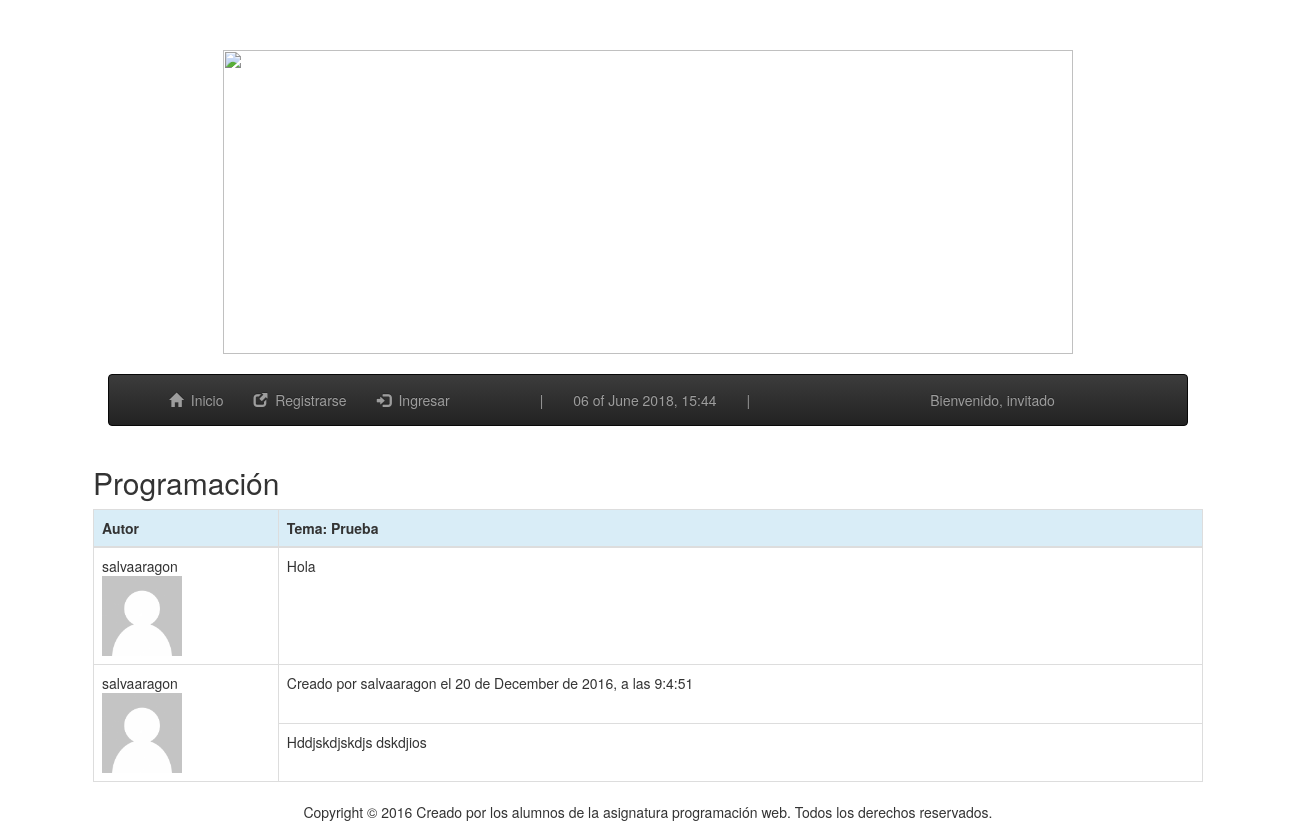
The app's page /index.php/foro/postNoLogueado/9 with its own data.
### tables this page shows
CREATE TABLE `subforo` (
  `Id` int(11) NOT NULL,
  `Id_Seccion` int(11) NOT NULL,
  `Nombre` varchar(32) NOT NULL,
  `Descripcion` varchar(512) NOT NULL
);

CREATE TABLE `post` (
  `Id` int(11) NOT NULL,
  `Id_Subforo` int(11) NOT NULL,
  `Id_Usuario` int(11) NOT NULL,
  `Nombre` varchar(128) NOT NULL,
  `Palabras` varchar(64) NOT NULL,
  `Descripcion` varchar(8192) NOT NULL,
  `fechaCreacion` date DEFAULT NULL
);

CREATE TABLE `usuario` (
  `Id` int(11) NOT NULL,
  `Nick` varchar(16) NOT NULL,
  `Password` varchar(32) NOT NULL,
  `Nombre` varchar(32) DEFAULT NULL,
  `Apellidos` varchar(128) DEFAULT NULL,
  `Correo` varchar(32) NOT NULL,
  `NumeroReportes` int(11) NOT NULL,
  `EstaBaneado` tinyint(1) NOT NULL,
  `EsAdmin` tinyint(1) NOT NULL,
  `imagen` varchar(32) NOT NULL
);

CREATE TABLE `comentario` (
  `Id` int(11) NOT NULL,
  `Id_Post` int(11) NOT NULL,
  `Id_Usuario` int(11) NOT NULL,
  `Titulo` varchar(128) NOT NULL,
  `Descripcion` varchar(512) NOT NULL,
  `Likes` int(11) NOT NULL,
  `Dislikes` int(11) NOT NULL
);

### application/controllers/foro.php (called while the page is built, shortened)
<?php
	class Foro extends CI_Controller
	{
		function postNoLogueado($id = 0)
		{
			$this->load->model("foro_model", "foro");
			if((int)$id <= 0)
			{
				echo "Error, no existe un post con esta id.";
			}
			else
			{
				$this->load->helper('date');
				$this->load->helper('url');
				$this->load->model("foro_model", "foro");
				$vars['usuarios'] = $this->foro->obtenerDatos("usuario");
				$vars['post'] = $this->foro->obtenerDato("post", $id);
				$vars['query'] = $this->foro->obtenerComentarios($id);
				$this->load->view("foro/postnologueado", $vars);
			}
		}
	}
?>

### index.php (called while the page is built, shortened)
<?php
require_once BASEPATH.'core/CodeIgniter.php';

### application/models/foro_model.php (called while the page is built, shortened)
<?php
	class Foro_model extends CI_Model
	{
		function getNombreSubforo($Id = 0)
		{
			$this->db->where("Id", $Id);
			$this->db->select("Nombre");
			$q = $this->db->get("Subforo");
			return $q->result();
		}
		function getNickUsuario($Id_Usuario)
		{
			$this->db->where("Id", $Id_Usuario);
			$q = $this->db->get("Usuario");
			return $q->result();
		}
		function getImagenUsuario($Id_Usuario)
		{
			$this->db->select('Imagen');
			$this->db->where("Id", $Id_Usuario);
			$q = $this->db->get("Usuario");
			return $q->result();
		}
		public function obtenerDato($tabla, $id)
		{
			$this->db->where('Id', $id);
			$query = $this->db->get($tabla);
			if($query->num_rows() > 0) {
				return $query;
			}
			else { return 0; }
		}
		public function obtenerComentarios($id_post) {
			$this->db->where('Id_Post', $id_post);
			$query = $this->db->get('Comentario');
			if($query->num_rows() > 0) {
				return $query;
			}
			else { return 0; }
		}
	}
?>

### application/views/foro/postnologueado.php (the view, shortened to what this page needs)
<!DOCTYPE HTML>
<html>
<head>
	<link rel="stylesheet" type="text/css" href="<?php echo base_url(); ?>estilos/estilo.css" />
<link rel="stylesheet" href="https://maxcdn.bootstrapcdn.com/bootstrap/3.3.7/css/bootstrap.min.css">
<link rel="stylesheet" href="https://maxcdn.bootstrapcdn.com/bootstrap/3.3.7/css/bootstrap-theme.min.css">
</head>
<body>
    <div class="container" >
		<center><img src="<?=base_url()?>imagenes/logoforo" WIDTH = 850 height =304>
	</div>
		<br>
    <nav class="navbar navbar-inverse col-md-10 col-md-offset-1">
      <div class="container">
        <div id="navbar" class="collapse navbar-collapse">
          <ul class="nav navbar-nav">
					<li><a href="<?=base_url()?>">
            	<span class="glyphicon glyphicon-home"></span>&nbsp;
            	Inicio</a></li>
            <li><a href="<?=base_url()?>index.php/foro/registro">
            	<span class="glyphicon glyphicon-new-window"></span>&nbsp;
            	Registrarse</a></li>
            <li><a href="<?=base_url()?>index.php/foro/inicio_sesion">
            	<span class="glyphicon glyphicon-log-in"></span>&nbsp;
            	Ingresar</a></li>
            <li><a></a></li>
        	<li><a></a></li></li><li><a>|</a></li>
            		<li><a><?php date_default_timezone_set("Europe/Madrid");
        					$datestring = '%d of %F %Y, %H:%i';
        					$time = time();
					 		echo mdate($datestring, $time);
					 	?>
					</a></li>
			<li><a>|</a></li>
			<li><a></a></li>
			<li><a></a></li>
			<li><a></a></li>
			<li><a></a></li>
			<li><a></a></li>
			<li><a>Bienvenido, invitado</a></li>
          </ul>
        </div>
      </div>
    </nav>
    <div class="container">
        <p>
<?php
	echo '<div class="col-md-12">';
	echo '<table class="table table-bordered"><thead>';
	$nombre = $this->foro->getNombreSubforo((int)$this->uri->segment(3));
			foreach($nombre as $row)
		echo '<h2>'.$row->Nombre.'</h2>';
	echo '<tr class="info">';
	echo '<th class="col-sm-1">Autor</th>';
	foreach($post->result() as $row)
	echo '<th class="col-sm-11">Tema: '.$row->Nombre.'</th>';
	echo '</tr>';
	echo '</thead>';
	echo '<tbody>';
	echo '<ul>';
	$nick = $this->foro->getNickUsuario($row->Id_Usuario);
	$imagen = $this->foro->getImagenUsuario($row->Id_Usuario);
	foreach($nick as $row1)
		foreach($imagen as $row2)
	echo '<tr><td class="col-sm-2">'.$row1->Nick.'<br><img src="'.base_url().'imagenes/'.$row2->Imagen.'"
		width="80" height="80"></td>';
	echo '<td class="col-sm-2">'.$row->Descripcion.'</td>';
	if($query) {
		if($query->num_rows() > 0)
		{
			foreach($query->result() as $row)
			{
				$usuario = $this->foro->getNickUsuario($row->Id_Usuario);
				foreach($usuario as $row2)
					echo '<tr><td rowspan="2" class="col-sm-2">'.$row2->Nick.'<br><img src="'.base_url().'imagenes/'.$row2->imagen.'"width="80" height="80"></td>';
				echo '<td class="col-sm-1">'.$row->Titulo.'</td></tr>';
				echo '<tr><td class="col-sm-3">'.$row->Descripcion.'</td></tr>';
			}
			echo '</ul>';
		}
	}
	echo '</tbody></table></div>';
	?>
	</p>
    </div>
    <center>Copyright © 2016 Creado por los alumnos de la asignatura programación web. Todos los derechos
    reservados.
    <br>
</body>
</html>

### estilos/estilo.css (style rules this page uses)
body { padding-top: 50px; }

### records on screen
subforo: Nombre "Programación"
post: Nombre "Prueba", Descripcion "Hola"
usuario: Nick "salvaaragon", imagen (placeholder picture)
comentario: Titulo "Creado por salvaaragon el 20 de December de 2016, a las 9:4:51", Descripcion "Hddjskdjskdjs dskdjios"
